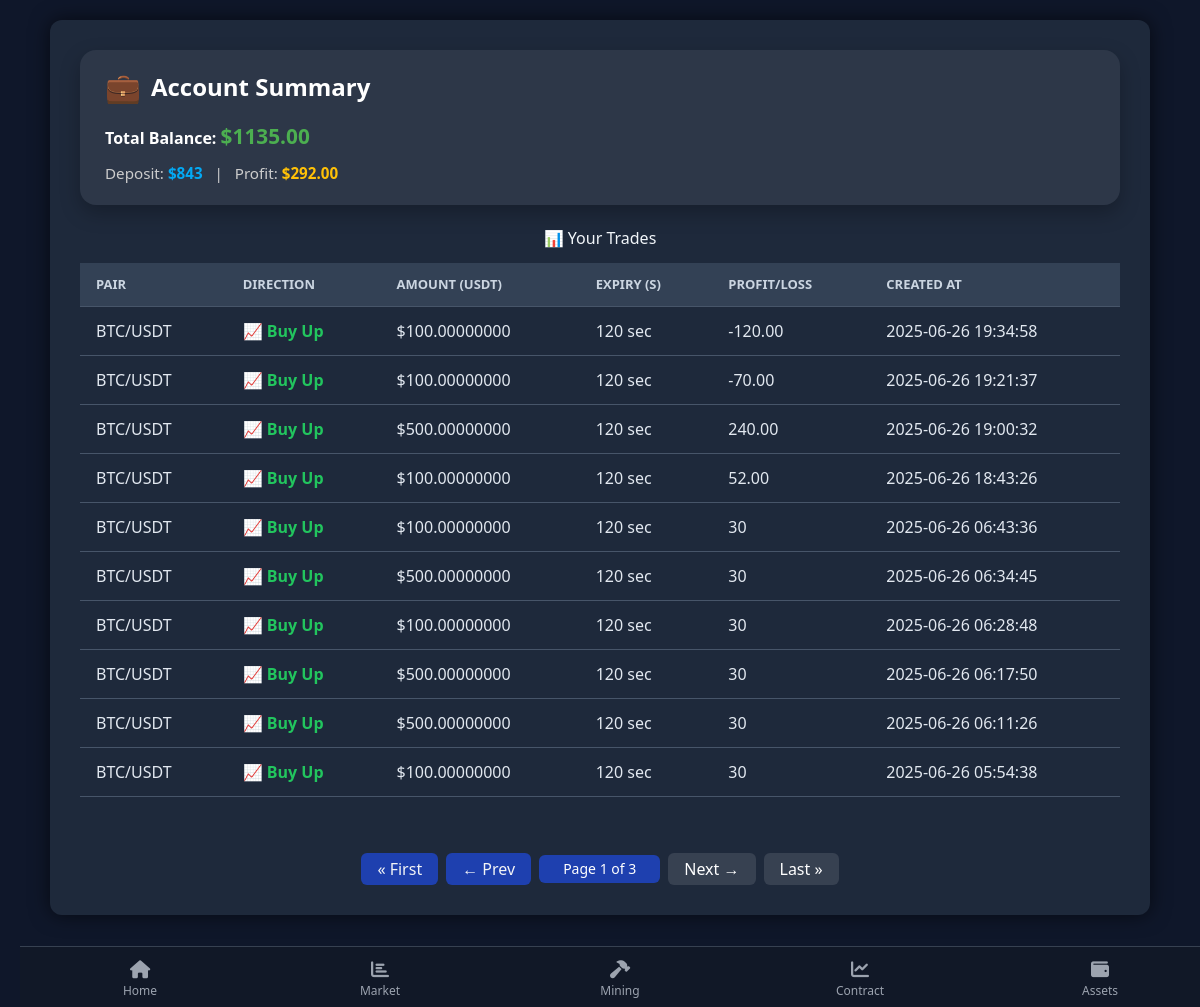
/assets/ (signed in), run on the app's committed database.
### powerdigital_app/models.py (models this page shows, shortened)
class Profile(models.Model):
    user = models.OneToOneField(User, on_delete=models.CASCADE)
    credit_score = models.IntegerField(default=100)
    withdrawal_password = models.CharField(max_length=128)
    total_deposit = models.DecimalField(default=0, max_digits=12, decimal_places=2)
    total_profit = models.DecimalField(default=0, max_digits=12, decimal_places=2)
    invite_code = models.CharField(max_length=12, unique=True, blank=True, null=True)
    is_approved = models.BooleanField(default=False)
    def save(self, *args, **kwargs):
        if not self.invite_code:
            self.invite_code = str(uuid.uuid4()).split('-')[0]  # Simple short code
        super().save(*args, **kwargs)

class TradeOrder(models.Model):
    user = models.ForeignKey(User, on_delete=models.CASCADE)
    pair = models.CharField(max_length=20, default="BTC/USDT")
    direction = models.CharField(max_length=10, choices=[("Buy Up", "Buy Up"), ("Buy Down", "Buy Down")])
    amount = models.DecimalField(max_digits=20, decimal_places=8)
    created_at = models.DateTimeField(auto_now_add=True)
    expiry_time = models.IntegerField(default=120)  # in seconds
    yield_percent = models.IntegerField(default=30)
    profit = models.DecimalField(default=0, max_digits=12, decimal_places=2)
    manual_profit = models.DecimalField(max_digits=12, decimal_places=2, null=True, blank=True)
    @property
    def single_trade(self):
        return (self.yield_percent or 0) + (self.manual_profit or 0)

### powerdigital_app/views.py (the view)
# urls.py: path("assets/", views.user_trades, name="user_trades"),
def user_trades(request):
    trades = TradeOrder.objects.filter(user=request.user).order_by('-created_at')
    profile, _ = Profile.objects.get_or_create(user=request.user)
    approved_total = Deposit.objects.filter(
        user=request.user, is_approved=True
    ).aggregate(total=Sum('amount'))['total'] or 0
    profile.total_deposit = approved_total
    profile.save()
    total_balance = profile.total_deposit + profile.total_profit
    total_profit = profile.total_profit
    paginator = Paginator(trades, 10)
    page_number = request.GET.get('page')
    page_obj = paginator.get_page(page_number)
    return render(request, "main/assets.html", {"user_trades": trades , 'total_deposit': approved_total ,
                                                 'total_balance': total_balance , 'total_profit' : total_profit ,
                                                 'page_obj': page_obj})

### powerdigital_app/templates/main/assets.html (shortened to what this page needs)
{% extends 'main/base.html' %}
{% block content %}
<!DOCTYPE html>
<html lang="en">
<head>
  <script src="https://cdn.tailwindcss.com"></script>
</head>
<body>
  <div class="container">
    {% if request.user.is_authenticated %}
    <div class="account-summary-card mb-4">
      <h3><span>💼</span>Account Summary</h3>
      <p><strong>Total Balance:</strong>
        <span class="account-summary-value">${{ total_balance }}</span>
      </p>
      <div class="account-summary-details">
        <p>
          Deposit: <span class="deposit">${{ total_deposit }}</span> &nbsp; | &nbsp;
          Profit: <span class="profit">${{ total_profit }}</span>
        </p>
      </div>
    </div>
    {% endif %}
    <h2 style="text-align: center; color: #f1f5f9;">📊 Your Trades</h2>
    {% if page_obj %}
      <table>
        <thead>
          <tr>
            <th>Pair</th>
            <th>Direction</th>
            <th>Amount (USDT)</th>
            <th>Expiry (s)</th>
            <th>Profit/Loss</th>
            <th>Created At</th>
          </tr>
        </thead>
        <tbody>
          {% for trade in page_obj %}
          <tr>
            <td>{{ trade.pair }}</td>
            <td>
              {% if trade.direction == 'Buy Up' %}
                <span class="text-green">📈 Buy Up</span>
              {% else %}
                <span class="text-red">📉 Buy Down</span>
              {% endif %}
            </td>
            <td>${{ trade.amount }}</td>
            <td>{{ trade.expiry_time }} sec</td>
            <td>{{ trade.single_trade }}</td>
            <td>{{ trade.created_at|date:"Y-m-d H:i:s" }}</td>
          </tr>
          {% endfor %}
        </tbody>
      </table>
      <br>
      <div class="mt-8 flex justify-center items-center space-x-2">
        {% if page_obj.has_previous %}
          <a href="?page=1" class="px-3 py-1 bg-gray-700 text-white rounded hover:bg-gray-600">« First</a>
          <a href="?page={{ page_obj.previous_page_number }}" class="px-3 py-1 bg-gray-700 text-white rounded hover:bg-gray-600">← Prev</a>
        {% else %}
          <span class="px-3 py-1 bg-blue-800 text-gray-100 rounded cursor-not-allowed">« First</span>
          <span class="px-3 py-1 bg-blue-800 text-gray-100 rounded cursor-not-allowed">← Prev</span>
        {% endif %}
        <span class="px-4 py-1 bg-blue-800 text-white rounded text-sm">
          Page {{ page_obj.number }} of {{ page_obj.paginator.num_pages }}
        </span>
        {% if page_obj.has_next %}
          <a href="?page={{ page_obj.next_page_number }}" class="px-3 py-1 bg-gray-700 text-white rounded hover:bg-gray-600">Next →</a>
          <a href="?page={{ page_obj.paginator.num_pages }}" class="px-3 py-1 bg-gray-700 text-white rounded hover:bg-gray-600">Last »</a>
        {% else %}
          <span class="px-3 py-1 bg-blue-800 text-gray-100 rounded cursor-not-allowed">Next →</span>
          <span class="px-3 py-1 bg-blue-800 text-gray-100 rounded cursor-not-allowed">Last »</span>
        {% endif %}
      </div>
    {% else %}
      <p class="no-trades">You have no trades yet.</p>
    {% endif %}
  </div>
  <br><br><br>
</body>
</html>
{% endblock %}

### powerdigital_app/templates/main/base.html (style rules this page uses)
body { background-color: #121420; color: #fff; padding-bottom: 100px; }

### powerdigital_app/templates/main/assets.html (style rules this page uses)
body { background-color: #0f172a; color: #e2e8f0; font-family: 'Segoe UI', Tahoma, Geneva, Verdana, sans-serif; margin: 0; padding: 20px; }
.container { max-width: 1100px; margin: auto; background: #1e293b; padding: 30px; border-radius: 12px; box-shadow: 0 0 20px rgba(0,0,0,0.6); }
.account-summary-card { background: #2d3748; color: #fff; padding: 20px 25px; border-radius: 16px; box-shadow: 0 8px 20px rgba(0, 0, 0, 0.25); transition: transform 0.2s ease, box-shadow 0.2s ease; }
.account-summary-card h3 { font-size: 1.5rem; font-weight: 600; margin-bottom: 1rem; display: flex; align-items: center; }
.account-summary-card h3 span { margin-right: 10px; font-size: 1.8rem; }
.account-summary-value { font-size: 1.3rem; font-weight: bold; color: #4caf50; }
.account-summary-details { margin-top: 10px; font-size: 0.95rem; color: #ccc; }
.account-summary-details span { font-weight: 600; }
.account-summary-details .deposit { color: #03a9f4; }
.account-summary-details .profit { color: #ffc107; }
table { width: 100%; border-collapse: collapse; margin-top: 15px; }
thead { background-color: #334155; color: #cbd5e1; text-transform: uppercase; font-size: 13px; }
th, td { padding: 12px 16px; text-align: left; border-bottom: 1px solid #475569; }
.text-green { color: #22c55e; font-weight: bold; }

### data on the page
Profile: total_deposit "843", total_profit "292.00"
TradeOrder: pair "BTC/USDT", direction "📈 Buy Up", amount "100.00000000", expiry_time "120", single_trade "-120.00", created_at "2025-06-26 19:34:58"
TradeOrder: pair "BTC/USDT", direction "📈 Buy Up", amount "100.00000000", expiry_time "120", single_trade "-70.00", created_at "2025-06-26 19:21:37"
TradeOrder: pair "BTC/USDT", direction "📈 Buy Up", amount "500.00000000", expiry_time "120", single_trade "240.00", created_at "2025-06-26 19:00:32"
TradeOrder: pair "BTC/USDT", direction "📈 Buy Up", amount "100.00000000", expiry_time "120", single_trade "52.00", created_at "2025-06-26 18:43:26"
TradeOrder: pair "BTC/USDT", direction "📈 Buy Up", amount "100.00000000", expiry_time "120", single_trade "30", created_at "2025-06-26 06:43:36"
TradeOrder: pair "BTC/USDT", direction "📈 Buy Up", amount "500.00000000", expiry_time "120", single_trade "30", created_at "2025-06-26 06:34:45"
TradeOrder: pair "BTC/USDT", direction "📈 Buy Up", amount "100.00000000", expiry_time "120", single_trade "30", created_at "2025-06-26 06:28:48"
TradeOrder: pair "BTC/USDT", direction "📈 Buy Up", amount "500.00000000", expiry_time "120", single_trade "30", created_at "2025-06-26 06:17:50"
TradeOrder: pair "BTC/USDT", direction "📈 Buy Up", amount "500.00000000", expiry_time "120", single_trade "30", created_at "2025-06-26 06:11:26"
TradeOrder: pair "BTC/USDT", direction "📈 Buy Up", amount "100.00000000", expiry_time "120", single_trade "30", created_at "2025-06-26 05:54:38"

### other printed values
{{ total_balance }} "1135.00"
{{ page_obj.number }} "1"
{{ page_obj.paginator.num_pages }} "3"
